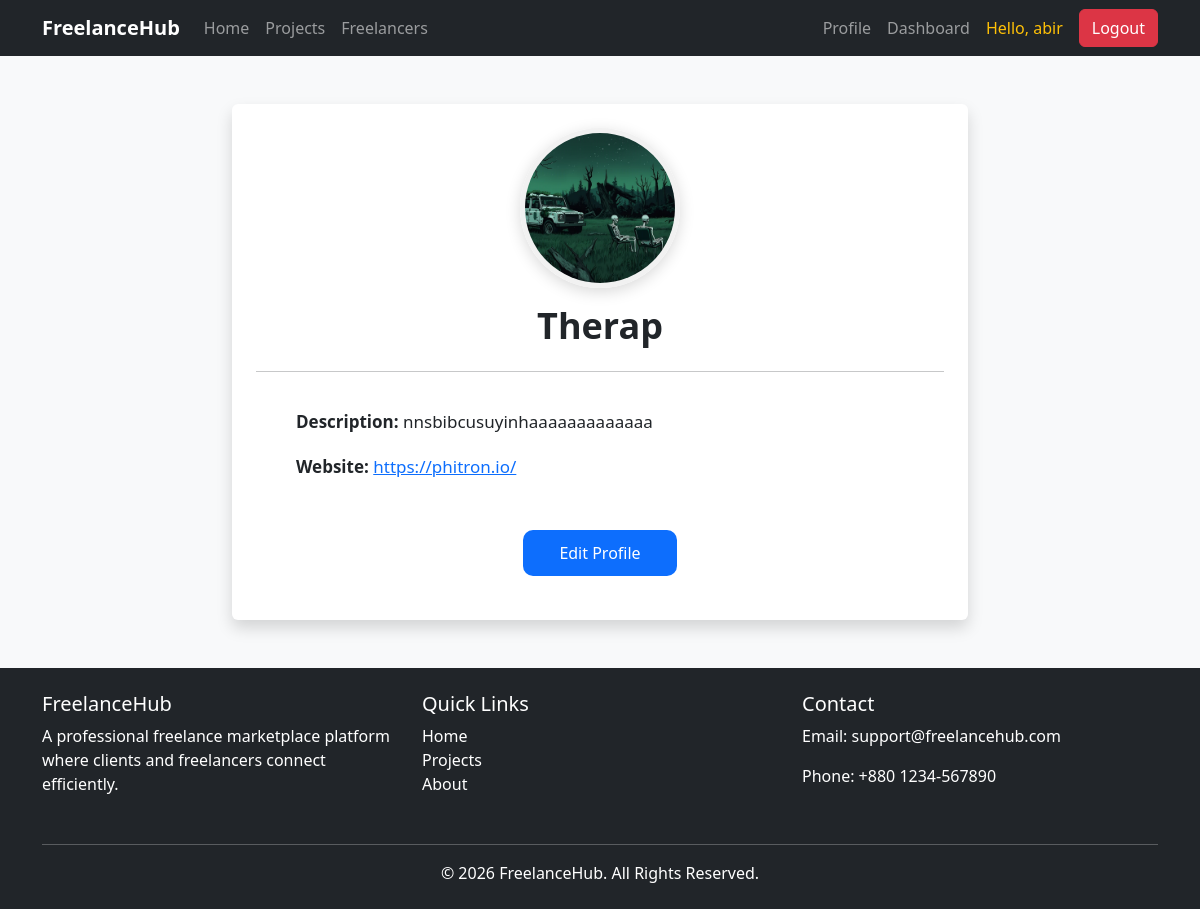
/profile/ (signed in), run on an earlier commit of the app's database.
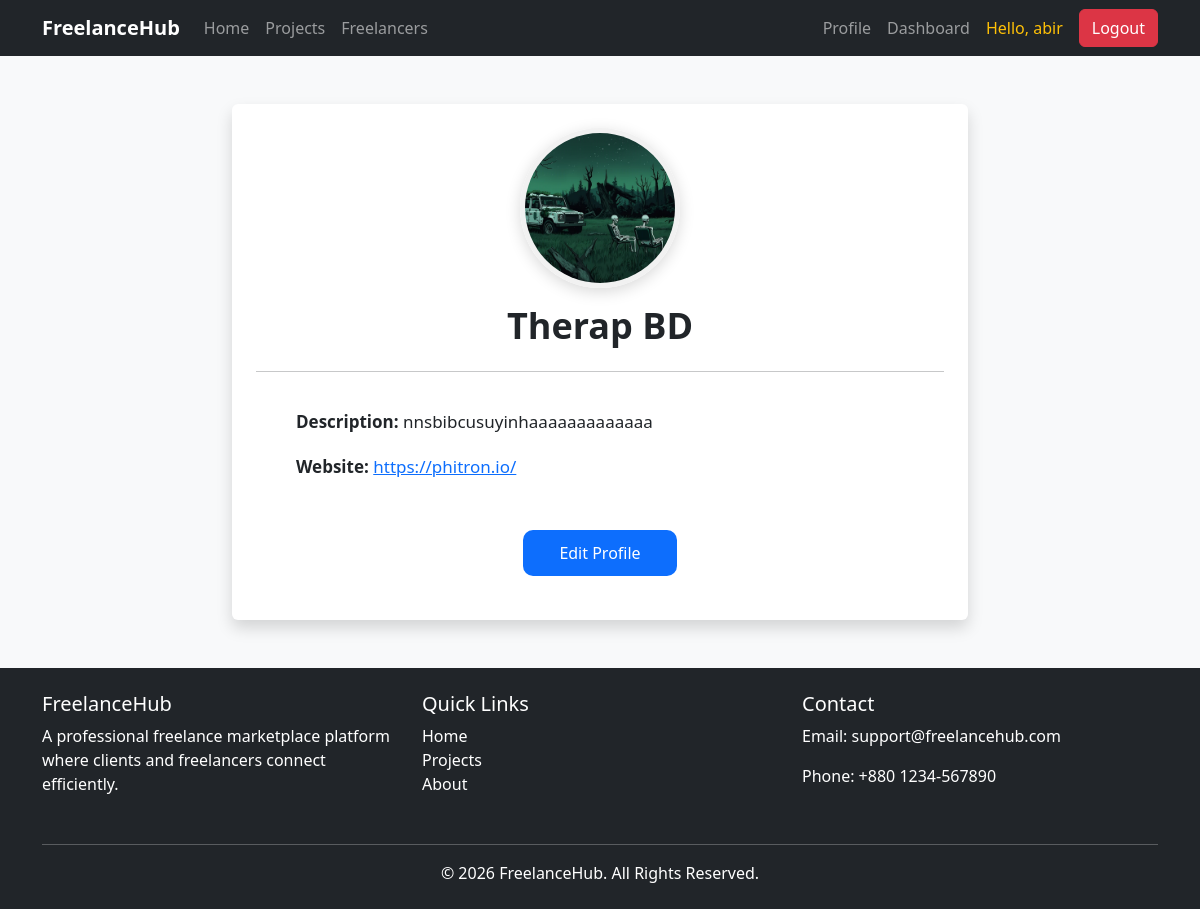
And on a later commit of the database.
### profiles/models.py (models this page shows, shortened)
class ClientProfile(models.Model):
    user = models.OneToOneField(
        settings.AUTH_USER_MODEL,
        on_delete=models.CASCADE,
        related_name='client_profile'
    )
    company_name = models.CharField(
        max_length=200,
        blank=True
    )
    company_logo = models.ImageField(
        upload_to='clients/',
        blank=True,
        null=True
    )
    company_description = models.TextField(
        blank=True
    )
    company_website = models.URLField(
        blank=True
    )

### profiles/views.py (the view, shortened to what this page needs)
# urls.py: path('',profile_view,name='profile'),
@login_required
def profile_view(request):
    user = request.user
    edit_mode = request.GET.get('edit')
    if user.role == 'freelancer':
        profile, created = FreelanceProfile.objects.get_or_create(
            user=user
        )
        form = FreelancerProfileForm(
            instance=profile
        )
        if request.method == 'POST':
            form = FreelancerProfileForm(
                request.POST,
                request.FILES,
                instance=profile
            )
            if form.is_valid():
                form.save()
                return redirect('profile')
    else:
        profile, created = ClientProfile.objects.get_or_create(
            user=user
        )
        form = ClientProfileForm(
            instance=profile
        )
    context = {
        'profile': profile,
        'form': form,
        'edit_mode': edit_mode,
    }
    return render(
        request,
        'profiles/profile.html',
        context
    )

### profiles/templates/profiles/profile.html (shortened to what this page needs)
{% extends 'base.html' %}
{% load static %}
{% block content %}
<div class="container mt-5">
    <div class="row justify-content-center">
        <div class="col-lg-8">
            <div class="card shadow border-0 p-4">
                <div class="text-center">
                    {% if user.role == 'freelancer' %}
                        {% if profile.profile_image %}
                            <img
                                src="{{ profile.profile_image.url }}"
                                class="profile-image"
                                width="160"
                                height="160"
                            >
                        {% endif %}
                        <h2 class="profile-name">{{ user.first_name }}</h2>
                    {% else %}
                        {% if profile.company_logo %}
                            <img
                                src="{{ profile.company_logo.url }}"
                                class="profile-image"
                                width="160"
                                height="160"
                            >
                        {% endif %}
                        <h2 class="profile-name">{{ profile.company_name }}</h2>
                    {% endif %}
                </div>
                <hr>
                {% if not edit_mode %}
                    <div class="profile-details">
                        {% if user.role == 'freelancer' %}
                            <p class="detail-text"><strong>Bio:</strong> {{ profile.bio }}</p>
                            <p class="detail-text"><strong>Skills:</strong> {{ profile.skills }}</p>
                            <p class="detail-text"><strong>Hourly Rate:</strong> ${{ profile.hourly_rate }}</p>
                            <p class="detail-text">
                                <strong>Github:</strong>
                                <a href="{{ profile.github }}">{{ profile.github }}</a>
                            </p>
                            <p class="detail-text">
                                <strong>LinkedIn:</strong>
                                <a href="{{ profile.linkedin }}">{{ profile.linkedin }}</a>
                            </p>
                        {% else %}
                            <p class="detail-text"><strong>Description:</strong> {{ profile.company_description }}</p>
                            <p class="detail-text">
                                <strong>Website:</strong>
                                <a href="{{ profile.company_website }}">{{ profile.company_website }}</a>
                            </p>
                        {% endif %}
                        <div class="text-center mt-5">
                            <a href="?edit=True" class="btn btn-edit">Edit Profile</a>
                        </div>
                    </div>
                {% endif %}
            </div>
        </div>
    </div>
</div>
{% endblock %}

What changed in the data, as far as the page shows it:
changed ClientProfile "nnsbibcusuyinhaaaaaaaaaaaaa": company_name "Therap" → "Therap BD"
